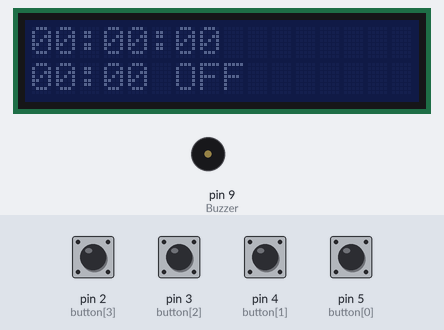
The sketch below on a simulated Arduino Uno, built with avr-gcc and run on an emulated ATmega328P. Shown: 16×2 character LCD, buzzer (waves = sounding, pin HIGH). Inputs (shaded band) come from the test bench; at power-on: pin 2 (button[3]), pin 3 (button[2]), pin 4 (button[1]), pin 5 (button[0]) HIGH.

Above: at 1.7 s.
1.8 s: pin 2 (button[3]) pulled LOW for 0.15 s
At 2.3 s:
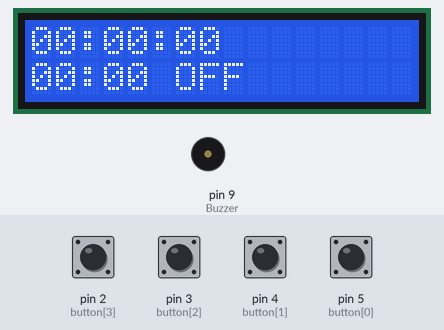
4.9 s: pin 5 (button[0]) pulled LOW for 0.15 s
At 6.4 s:
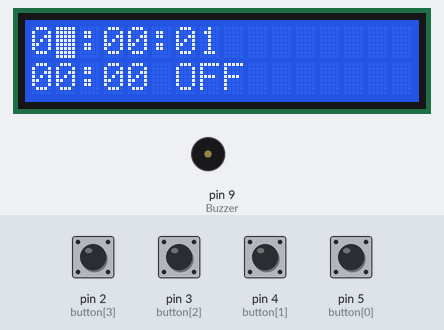
7.0 s: pin 2 (button[3]) pulled LOW for 1 s
At 8.7 s:
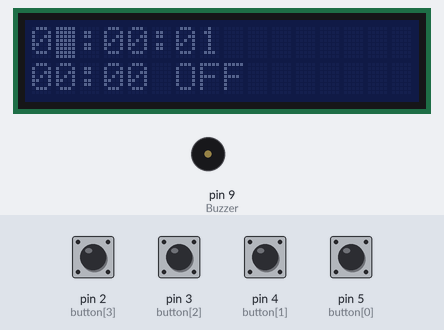
11.0 s: pin 3 (button[2]) pulled LOW for 0.15 s
At 12.3 s:
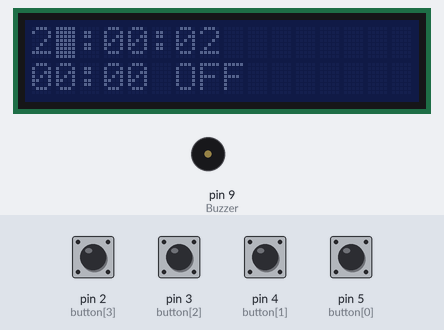
12.6 s: pin 4 (button[1]) pulled LOW for 0.15 s
At 13.7 s:
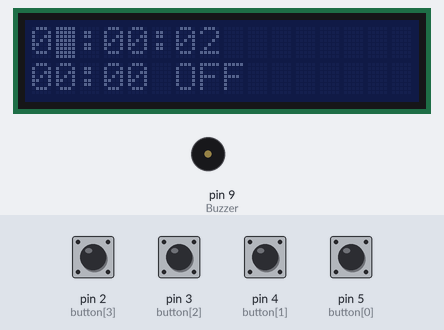
15.7 s: pin 3 (button[2]) pulled LOW for 1 s
At 17.3 s:
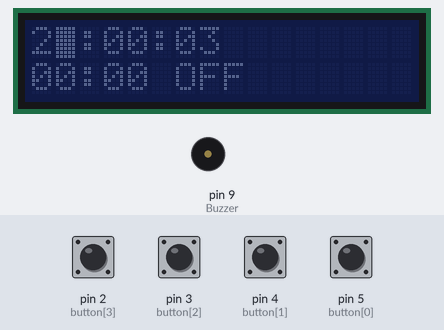
Timing chart, 0 to 18.8 s (numbered marks = the images above; inputs shaded):
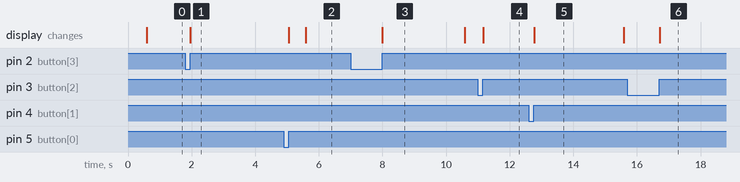

Measured:
- after the input at 1.8 s, the display: changes after 0.15 s (image 1)
- after the input at 4.9 s, the display: first changes after 0.15 s (image 2 shows a later state)
- after the input at 7.0 s, the display: changes after 1.0 s (image 3)
- after the input at 11.0 s, the display: changes after 0.17 s (image 4)
- after the input at 12.6 s, the display: changes after 0.17 s (image 5)
- after the input at 15.7 s, the display: changes after 1.0 s (image 6)
- what the display in image 3 shows lasts 2.6 s, from 8.0 s to 10.6 s

The sketch:

TECH_ALARM_V0.41.ino
```cpp
#include <TimerOne.h>
#include <LiquidCrystal_I2C.h>
#include <Wire.h>

#define BTN_MODO  0
#define BTN_UP    1
#define BTN_DOWN  2
#define BTN_LIGHT 3

#define Buzzer    9

// Este arreglo contiene los pines utilizados para los botonesuni
uint8_t button[4] = {
  5,
  4,
  3,
  2
};

// Estados del autómata
#define S_HOME              0
#define S_SET_HOUR_CLOCK    1
#define S_SET_MINUTES_CLOCK 2
#define S_SET_HOUR_ALARM    3
#define S_SET_MINUTES_ALARM 4
#define S_SET_ACTIVE_ALARM  5

#define STATES_MAX 6

uint8_t state = S_HOME;
uint8_t button_state[4];

int horasReloj = 0;
int minutosReloj = 0;
int horasAlarma = 0;
int minutosAlarma = 0;
boolean alarmaON = false;
boolean lightON = false;
boolean buzzerON = false;

/* variables compartidas por el servicio de atención a la interrupción y el flujo normal */
volatile int segundosReloj = 0;
volatile boolean refresh = true;

volatile int contadorlightON = 0;
volatile int contadorbuzzerON = 0;

//Buffer para guardar el formato de fecha
char str_time[9] = "00:00:00";

LiquidCrystal_I2C lcd (0x27, 16, 2);

void setup(){
  // Configurar como PULL-UP para ahorrar resistencias
  pinMode(button[BTN_MODO], INPUT_PULLUP);
  pinMode(button[BTN_UP], INPUT_PULLUP);
  pinMode(button[BTN_DOWN], INPUT_PULLUP);
  pinMode(button[BTN_LIGHT], INPUT_PULLUP);
  pinMode(Buzzer, OUTPUT);
  // Se asume que el estado inicial de los botones es HIGH
  button_state[0] = HIGH;
  button_state[1] = HIGH;
  button_state[2] = HIGH;
  button_state[3] = HIGH;

  Serial.begin(9600);
  lcd.init();
  lcd.noBacklight();                  // desde el inicio pantalla apagada
  delay(500);

  Timer1.initialize(5000000);
  Timer1.attachInterrupt(ServicioDeInterrupcion);
}

uint8_t Rising_edge(int btn) {
  uint8_t newValue = digitalRead(button[btn]);
  uint8_t result = button_state[btn]!=newValue && newValue == 1;
  button_state[btn] = newValue;
  /*cada vez qe se pulse un boton, reiniciar el contador de luz encendida*/
  if(  digitalRead(button[btn]) == LOW ){
    contadorlightON = 0;
  }
  return result;
}

void ServicioDeInterrupcion(){
    segundosReloj++;
    /* Incrementando contador de luz*/
    if( lightON == true){
      contadorlightON++;
    }
    /*Si la alarma esta activa*/
    if( digitalRead(Buzzer) == HIGH ){
      contadorbuzzerON++;
    }
    refresh = true;
}

void formatTime(){
  minutosReloj += segundosReloj / 60;
  segundosReloj = segundosReloj % 60;
  horasReloj += minutosReloj / 60;
  minutosReloj = minutosReloj % 60;
  horasReloj = horasReloj % 24;
}
/* visualizando Reloj*/
void displayTime(){
  lcd.clear();
  lcd.noBlink();
  lcd.setCursor(0,0);
  sprintf(str_time, "%02d:%02d:%02d", horasReloj, minutosReloj, segundosReloj);
  lcd.print(str_time);
}
/* visualizando Alarma*/
void displayAlarm(){
  lcd.setCursor(0,1);
  sprintf(str_time, "%02d:%02d", horasAlarma, minutosAlarma);
  lcd.print(str_time);
  /*Mostrando si esta activada o no la alarma*/
  if (alarmaON == true){
    lcd.print(" ON");
  } else{
    lcd.print(" OFF");
  }
}
void controlLight(){
  if (contadorlightON == 30){  // si ya pasaron 30 seg encendida la luz
    lcd.noBacklight();
    lightON = false;
    contadorlightON = 0;      //reiniciando contador de luz
  }
}
void controlAlarm(){
  if (alarmaON == true){
    /*VERIFICAR SI EL TIEMPO ALARMA COINCIDE CON EL RELOJ*/
    if( segundosReloj == 0 && horasReloj == horasAlarma && minutosReloj == minutosAlarma ){
      digitalWrite(Buzzer, HIGH);
    }
    if (contadorbuzzerON == 60){  // si ya pasaron 30 seg encendida la luz
      digitalWrite(Buzzer, LOW);
      contadorbuzzerON = 0;
    }
  }
}

/* AJUSTE RELOJ*/
void incrementarhorasReloj(){
  horasReloj ++;
  horasReloj = horasReloj % 24;
  refresh = true;
}
void decrementarhorasReloj(){
  horasReloj --;
  if(horasReloj < 0){
    horasReloj = 23;
  }
  refresh = true;
}
void incrementarminutosReloj(){
  minutosReloj ++;
  minutosReloj = minutosReloj % 60;
  refresh = true;
}
void decrementarminutosReloj(){
  minutosReloj --;
  if(minutosReloj < 0){
    minutosReloj = 59;
  }
  refresh = true;
}
/* AJUSTE ALARMA */
void incrementarhorasAlarma(){
  horasAlarma ++;
  horasAlarma = horasAlarma % 24;
  refresh = true;
}
void decrementarhorasAlarma(){
  horasAlarma--;
  if(horasAlarma < 0){
    horasAlarma = 23;
  }
  refresh = true;
}
void incrementarminutosAlarma(){
  minutosAlarma ++;
  minutosAlarma = minutosAlarma % 60;
  refresh = true;
}
void decrementarminutosAlarma(){
  minutosAlarma --;
  if(minutosAlarma < 0){
    minutosAlarma = 59;
  }
  refresh = true;
}

/* PANTALLA PARPADEA*/
void fijarCursor(){
  switch(state){
    case S_HOME:
      lcd.noBlink();
    break;
    case S_SET_HOUR_CLOCK:
      lcd.setCursor(1,0);
      lcd.blink();
    break;
    case S_SET_MINUTES_CLOCK:
      lcd.setCursor(4,0);
      lcd.blink();
    break;
    case S_SET_HOUR_ALARM:
      lcd.setCursor(1,1);
      lcd.blink();
    break;
    case S_SET_MINUTES_ALARM:
      lcd.setCursor(4,1);
      lcd.blink();
    break;
    case S_SET_ACTIVE_ALARM:
      lcd.setCursor(6,1);
      lcd.blink();
    break;
  };
}

void loop(){
/* validando opciones*/
  if( Rising_edge(BTN_MODO) ){
    state++;
    state = state % STATES_MAX;
    fijarCursor();
  }

  if( Rising_edge(BTN_LIGHT) ){
    /* Si la alarma esta sonnado*/
    if( digitalRead(Buzzer) == HIGH ){
      digitalWrite(Buzzer, LOW);
      contadorbuzzerON = 0;
    }
    if( lightON == false){
      lcd.backlight();
    } else{
      lcd.noBacklight();
    }
      lightON = !lightON;
  }
  switch(state){
    /* CASOS RELOJ*/
    case S_SET_HOUR_CLOCK:
       if( Rising_edge(BTN_UP) ){
         incrementarhorasReloj();
      }
      if( Rising_edge(BTN_DOWN) ){
        decrementarhorasReloj();
      }
    break;
    case S_SET_MINUTES_CLOCK:
      if( Rising_edge(BTN_UP) ){
        incrementarminutosReloj();
      }
      if( Rising_edge(BTN_DOWN) ){
        decrementarminutosReloj();
      }
    break;
    /* CASOS ALARM*/
    case S_SET_HOUR_ALARM:
       if( Rising_edge(BTN_UP) ){
         incrementarhorasAlarma();
      }
      if( Rising_edge(BTN_DOWN) ){
         decrementarhorasAlarma();
      }
    break;
    case S_SET_MINUTES_ALARM:
      if( Rising_edge(BTN_UP) ){
        incrementarminutosAlarma();
      }
      if( Rising_edge(BTN_DOWN) ){
        decrementarminutosAlarma();
      }
    break;
    /* ACTIVAR/DESACTIVAR ALARMA*/
    case S_SET_ACTIVE_ALARM:
      if( Rising_edge(BTN_UP) ){
        alarmaON = !alarmaON;
        refresh = true ;       // refrezca en el momento (no espera un segundo)
      }
    break;
  };

  if(refresh == true){
      formatTime();
      displayTime();
      controlLight();
      displayAlarm();
      controlAlarm();
      fijarCursor();
      refresh = false;
  }
}
```
